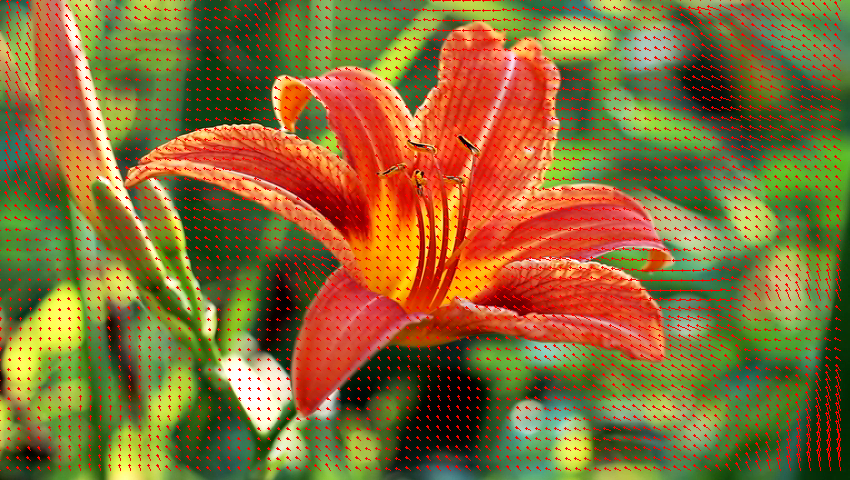
#> input picture OpticFolow/ps04/output/ps4-6-1.png, 850 x 480 px, given in place of Shift0.png, which was not available
$ python experiment.py
#> lines starting #> are read from the running program, lines starting #| are printed output that depends on the picture; pictures that were not available may be replaced by others from this repository, and a replacement may not be noted
### OpticFolow/ps04/ps4.py
"""Problem Set 4: Motion Detection"""

import numpy as np
import cv2
import os


# Utility function
# [17 lines left out: function normalize_and_scale, not called in this run]


# Assignment code
def gradient_x(image):
    """Computes image gradient in X direction.

    Use cv2.Sobel to help you with this function. Additionally you
    should set cv2.Sobel's 'scale' parameter to one eighth and ksize
    to 3.

    Args:
        image (numpy.array): grayscale floating-point image with values in [0.0, 1.0].

    Returns:
        numpy.array: image gradient in the X direction. Output
                     from cv2.Sobel.
    """

    return cv2.Sobel(image, -1, 1, 0, ksize=3, scale=1.0/8.0)


def gradient_y(image):
    """Computes image gradient in Y direction.

    Use cv2.Sobel to help you with this function. Additionally you
    should set cv2.Sobel's 'scale' parameter to one eighth and ksize
    to 3.

    Args:
        image (numpy.array): grayscale floating-point image with values in [0.0, 1.0].

    Returns:
        numpy.array: image gradient in the Y direction.
                     Output from cv2.Sobel.
    """

    return cv2.Sobel(image, -1, 0, 1, ksize=3, scale=1.0/8.0)


def optic_flow_lk(img_a, img_b, k_size, k_type, sigma=1):
    """Computes optic flow using the Lucas-Kanade method.

    For efficiency, you should apply a convolution-based method.

    Note: Implement this method using the instructions in the lectures
    and the documentation.

    You are not allowed to use any OpenCV functions that are related
    to Optic Flow.

    Args:
        img_a (numpy.array): grayscale floating-point image with
                             values in [0.0, 1.0].
        img_b (numpy.array): grayscale floating-point image with
                             values in [0.0, 1.0].
        k_size (int): size of averaging kernel to use for weighted
                      averages. Here we assume the kernel window is a
                      square so you will use the same value for both
                      width and height.
        k_type (str): type of kernel to use for weighted averaging,
                      'uniform' or 'gaussian'. By uniform we mean a
                      kernel with the only ones divided by k_size**2.
                      To implement a Gaussian kernel use
                      cv2.getGaussianKernel. The autograder will use
                      'uniform'.
        sigma (float): sigma value if gaussian is chosen. Default
                       value set to 1 because the autograder does not
                       use this parameter.

    Returns:
        tuple: 2-element tuple containing:
            U (numpy.array): raw displacement (in pixels) along
                             X-axis, same size as the input images,
                             floating-point type.
            V (numpy.array): raw displacement (in pixels) along
                             Y-axis, same size and type as U.
    """

    tempImageA = np.copy(img_a)
    tempImageB = np.copy(img_b)

    # Calculate Ix, Iy, It for Lucas - Kanade method
    Ix = gradient_x(tempImageA)
    Iy = gradient_y(tempImageA)
    It = tempImageB - tempImageA

    threeDimensionMatrix = np.zeros(tempImageA.shape + (6,))

    # Calculate all necessary elements
    threeDimensionMatrix[..., 0] = Ix * Ix
    threeDimensionMatrix[..., 1] = Ix * Iy
    threeDimensionMatrix[..., 2] = Iy * Ix
    threeDimensionMatrix[..., 3] = Iy * Iy
    threeDimensionMatrix[..., 4] = Ix * It
    threeDimensionMatrix[..., 5] = Iy * It

    # Implement Uniform kernel
    if k_type == "uniform":

        # Define Kernel, matrix with all 1's
        # Calulate Window SUM for threeDimensionMatrix
        # Use Uniform convolution?

        uniformKernel = np.ones((k_size, k_size), np.float32)
        Ixx = cv2.filter2D(threeDimensionMatrix[..., 0], -1, uniformKernel)
        Ixy = cv2.filter2D(threeDimensionMatrix[..., 1], -1, uniformKernel)
        Iyx = cv2.filter2D(threeDimensionMatrix[..., 2], -1, uniformKernel)
        Iyy = cv2.filter2D(threeDimensionMatrix[..., 3], -1, uniformKernel)
        Ixt = cv2.filter2D(threeDimensionMatrix[..., 4], -1, uniformKernel)
        Iyt = cv2.filter2D(threeDimensionMatrix[..., 5], -1, uniformKernel)

        u = np.zeros(tempImageA.shape)
        v = np.zeros(tempImageA.shape)

        denominatorM = Ixx * Iyy - Ixy * Iyx
        numeratorU = Ixy * Iyt - Iyy * Ixt
        numeratorV = Iyx * Ixt - Ixx * Iyt

        with np.errstate(divide='ignore', invalid='ignore'):

            op_flow_x = np.true_divide(numeratorU, denominatorM)
            op_flow_x[~ np.isfinite(op_flow_x)] = 0

            op_flow_y = np.true_divide(numeratorV, denominatorM)
            op_flow_y[~ np.isfinite(op_flow_y)] = 0

        u[:, :] = op_flow_x[:, :]
        v[:, :] = op_flow_y[:, :]

        u[:, :] = op_flow_x[:, :]
        v[:, :] = op_flow_y[:, :]

    if k_type == "gaussian":

        # Define Kernel, matrix with all 1's
        # Calulate Window SUM for threeDimensionMatrix
        # Use Uniform convolution?

        Ixx = cv2.GaussianBlur(threeDimensionMatrix[..., 0], (k_size, k_size), sigma)
        Ixy = cv2.GaussianBlur(threeDimensionMatrix[..., 1], (k_size, k_size), sigma)
        Iyx = cv2.GaussianBlur(threeDimensionMatrix[..., 2], (k_size, k_size), sigma)
        Iyy = cv2.GaussianBlur(threeDimensionMatrix[..., 3], (k_size, k_size), sigma)
        Ixt = cv2.GaussianBlur(threeDimensionMatrix[..., 4], (k_size, k_size), sigma)
        Iyt = cv2.GaussianBlur(threeDimensionMatrix[..., 5], (k_size, k_size), sigma)

        u = np.zeros(tempImageA.shape)
        v = np.zeros(tempImageA.shape)

        denominatorM = Ixx * Iyy - Ixy * Iyx
        numeratorU = Ixy * Iyt - Iyy * Ixt
        numeratorV = Iyx * Ixt - Ixx * Iyt

        with np.errstate(divide='ignore', invalid='ignore'):

            op_flow_x = np.true_divide(numeratorU, denominatorM)
            op_flow_x[~ np.isfinite(op_flow_x)] = 0

            op_flow_y = np.true_divide(numeratorV, denominatorM)
            op_flow_y[~ np.isfinite(op_flow_y)] = 0

        u[:, :] = op_flow_x[:, :]
        v[:, :] = op_flow_y[:, :]

    return u, v


# [312 lines left out: functions reduce_image, gaussian_pyramid, create_combined_img, expand_image, laplacian_pyramid, warp and 3 more, not called in this run]

### OpticFolow/ps04/experiment.py
"""Problem Set 4: Motion Detection"""

import cv2
import os
import numpy as np

import ps4

# I/O directories
input_dir = "input_images"
output_dir = "output"


# Utility code
def quiver(u, v, scale, stride, color=(0, 255, 0)):

    img_out = np.zeros((v.shape[0], u.shape[1], 3), dtype=np.uint8)

    for y in range(0, v.shape[0], stride):

        for x in range(0, u.shape[1], stride):

            cv2.line(img_out, (x, y), (x + int(u[y, x] * scale),
                                       y + int(v[y, x] * scale)), color, 1)
            cv2.circle(img_out, (x + int(u[y, x] * scale),
                                 y + int(v[y, x] * scale)), 1, color, 1)
    return img_out


# Functions you need to complete:

# [47 lines left out: function scale_u_and_v, not called in this run]


def save_image(filename, image):
    """Convenient wrapper for writing images to the output directory."""
    cv2.imwrite(filename, image)


# [86 lines left out: functions mp4_video_writer, helper_for_part_6, not called in this run]


def part_1a():

    shift_0 = cv2.imread(os.path.join(input_dir, 'TestSeq',
                                      'Shift0.png'), 0) / 255.
#> shift_0: shape (480, 850) float64; min 0, max 1, mean 0.435
    shift_r2 = cv2.imread(os.path.join(input_dir, 'TestSeq',
                                       'ShiftR2.png'), 0) / 255.
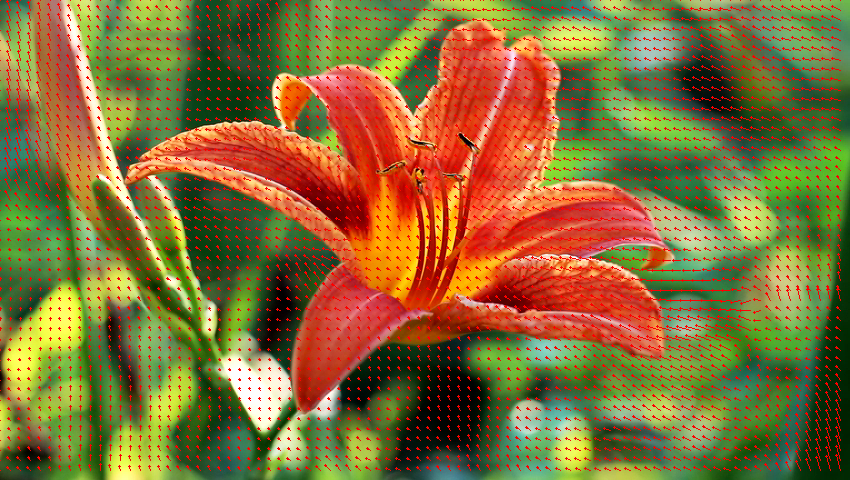
#> input picture OpticFolow/ps04/output/ps4-6-2.png, 850 x 480 px, given in place of ShiftR2.png, which was not available
#> shift_r2: shape (480, 850) float64; min 0, max 1, mean 0.437
    shift_r5_u5 = cv2.imread(os.path.join(input_dir, 'TestSeq',
                                          'ShiftR5U5.png'), 0) / 255.

    # Optional: smooth the images if LK doesn't work well on raw images
    k_size = 40  # TODO: Select a kernel size
    k_type = "uniform"  # TODO: Select a kernel type
    sigma = 5  # TODO: Select a sigma value if you are using a gaussian kernel
    u, v = ps4.optic_flow_lk(shift_0, shift_r2, k_size, k_type, sigma)

    # Flow image
    u_v = quiver(u, v, scale=3, stride=10)
    cv2.imwrite(os.path.join(output_dir, "ps4-1-a-1.png"), u_v)

    # Now let's try with ShiftR5U5. You may want to try smoothing the
    # input images first.
    # Smoothing

    tempImageA = np.copy(shift_0)
    tempImageB = np.copy(shift_r5_u5)

    smoothKernel = np.ones((7, 7), np.float32) / 49
    tempImageA = cv2.filter2D(tempImageA, -1, smoothKernel)
    tempImageB = cv2.filter2D(tempImageB, -1, smoothKernel)

    k_size = 64 # TODO: Select a kernel size
    k_type = "uniform"  # TODO: Select a kernel type
    sigma = 0  # TODO: Select a sigma value if you are using a gaussian kernel

    u, v = ps4.optic_flow_lk(tempImageA, tempImageB, k_size, k_type, sigma)
#> call 2 of optic_flow_lk, with k_size = 64, k_type = 'uniform', sigma = 0
#> in optic_flow_lk (call 2), `Iyt = cv2.filter2D(threeDimensionMatrix[..., 5], -1, uniformKernel)`:
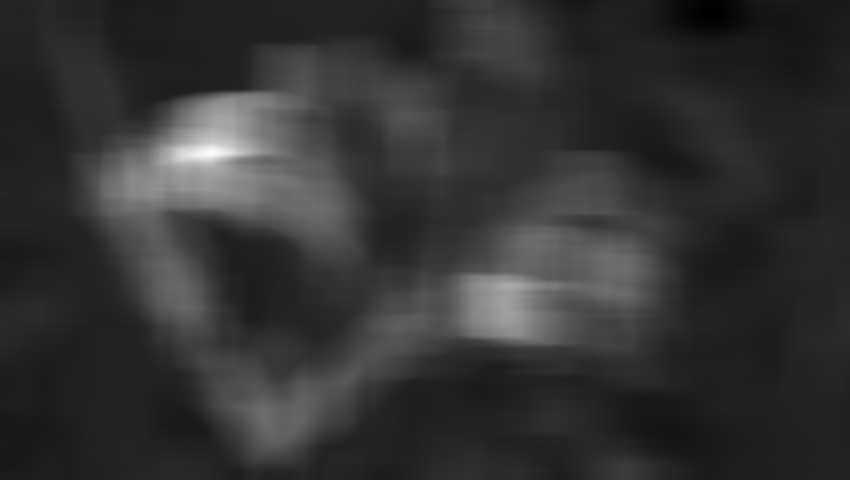
#> Iyt: shape (480, 850) float64; min -1.71, max 11.68, mean 1; drawn with min black and max white
#> in optic_flow_lk (call 2), `numeratorU = Ixy * Iyt - Iyy * Ixt`:
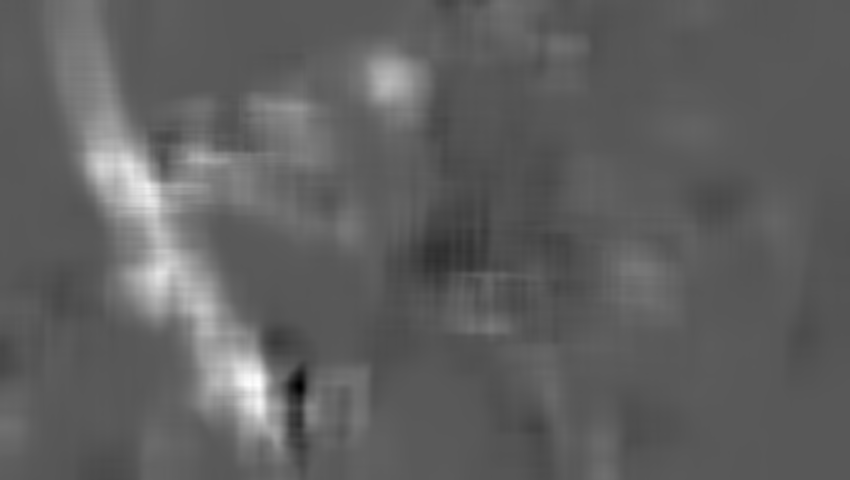
#> numeratorU: shape (480, 850) float64; min -2.44, max 4.56, mean 0.204; drawn with min black and max white
#> in optic_flow_lk (call 2), `numeratorV = Iyx * Ixt - Ixx * Iyt`:
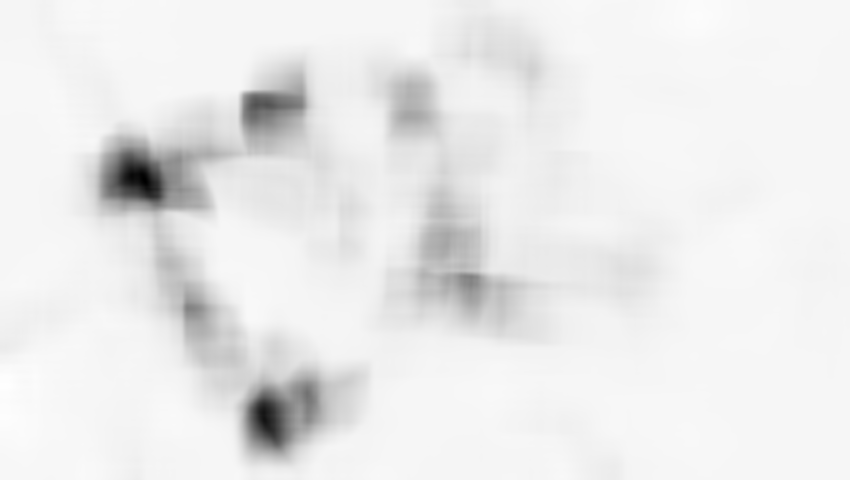
#> numeratorV: shape (480, 850) float64; min -21.33, max 0.711, mean -1.03; drawn with min black and max white
#> in optic_flow_lk (call 2), `op_flow_x = np.true_divide(numeratorU, denominatorM)`:
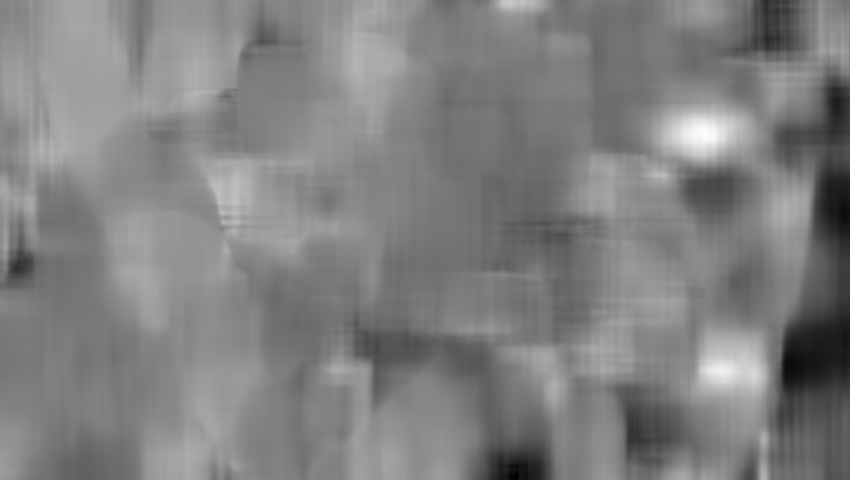
#> op_flow_x: shape (480, 850) float64; min -3.43, max 3.65, mean 0.137; drawn with min black and max white
#> in optic_flow_lk (call 2), `op_flow_y = np.true_divide(numeratorV, denominatorM)`:
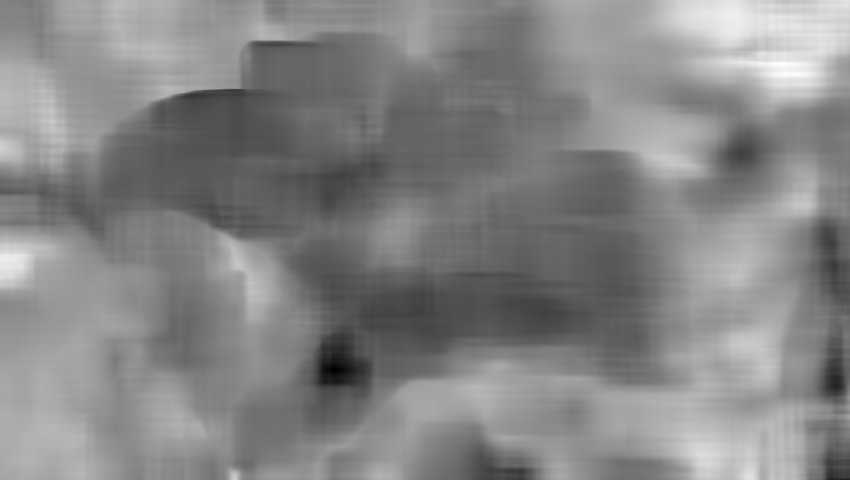
#> op_flow_y: shape (480, 850) float64; min -4.79, max 2.85, mean -0.791; drawn with min black and max white

    # Flow image
    u_v = quiver(u, v, scale=3, stride=10)
#> call 2 of quiver, with scale = 3, stride = 10, color = (0, 255, 0)
#> after the loop in quiver (call 2), `for y in range(0, v.shape[0], stride):`:
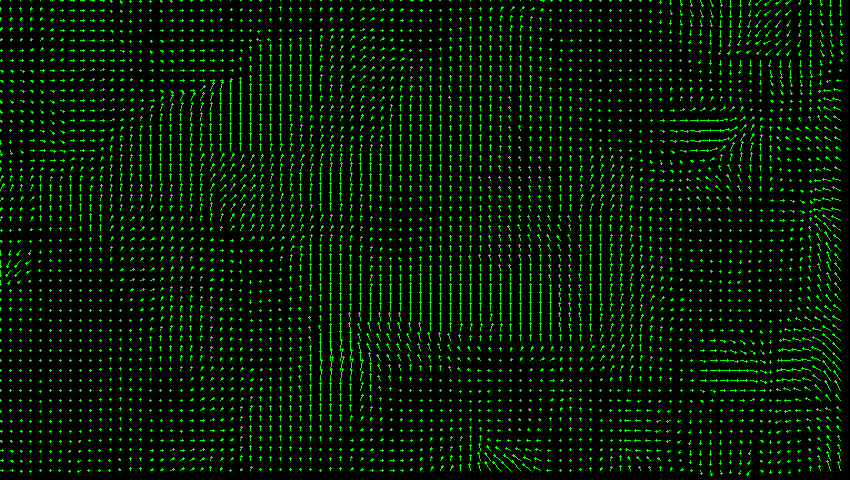
#> img_out: shape (480, 850, 3); mean of channels 0, 1, 2 0, 18.9, 0; drawn as B, G, R
    cv2.imwrite(os.path.join(output_dir, "ps4-1-a-2.png"), u_v)


def part_1b():
    """Performs the same operations applied in part_1a using the images
    ShiftR10, ShiftR20 and ShiftR40.

    You will compare the base image Shift0.png with the remaining
    images located in the directory TestSeq:
    - ShiftR10.png
    - ShiftR20.png
    - ShiftR40.png

    Make sure you explore different parameters and/or pre-process the
    input images to improve your results.

    In this part you should save the following images:
    - ps4-1-b-1.png
    - ps4-1-b-2.png
    - ps4-1-b-3.png

    Returns:
        None
    """
    shift_0 = cv2.imread(os.path.join(input_dir, 'TestSeq',
                                      'Shift0.png'), 0) / 255.
#> (the run stopped early here; a loop or call above may not have finished)
